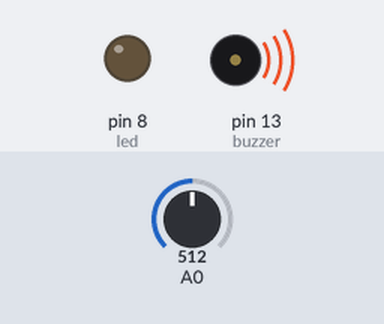
Bench run of a sketch on a simulated Arduino Uno, built with avr-gcc and run on an emulated ATmega328P. Parts: output pins drawn as LEDs (lit = HIGH), buzzer (waves = sounding). Dashed ring = blinking. Inputs (shaded band) come from the test bench; at power-on: A0 = 512.

Above: at 1.2 s.
1.3 s: A0 set to 583
At 2.0 s:
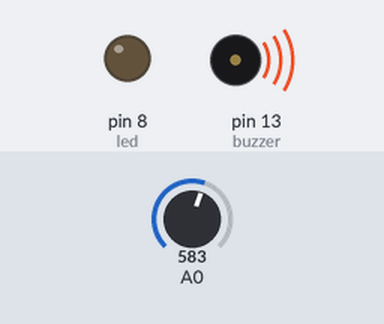
2.8 s: A0 set to 606
At 2.95 s:
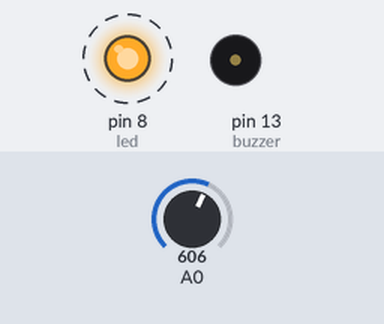
5.8 s: A0 set to 590
At 6.9 s:
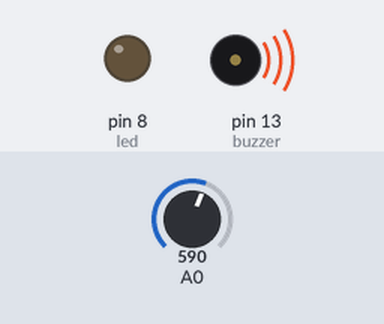
7.3 s: A0 set to 610
At 7.75 s:
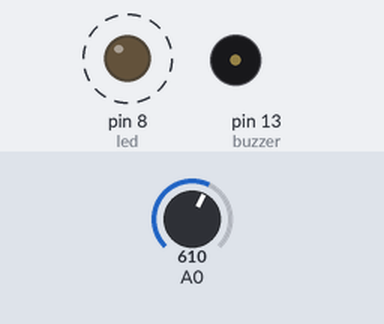
Timing chart, 0 to 11.3 s (numbered marks = the images above; inputs shaded):
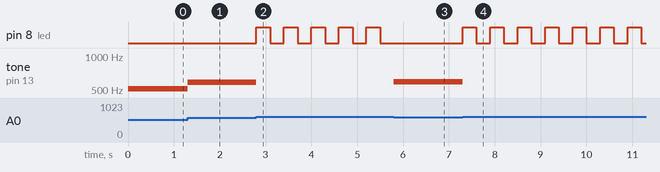

The sketch:

sketch_nov22a.ino
```cpp
int led = 8;
int buzzer = 13;

void setup()
{
  pinMode(7, INPUT);
  pinMode(8, OUTPUT);
  pinMode(13, OUTPUT);
  Serial.begin(9600);

}

void loop()
{

  int sensorValue = analogRead(A0);

    if(sensorValue < 300){
      tone(buzzer, 0, 100);
      digitalWrite(led, HIGH);

    }else if(sensorValue >= 600){
      tone(buzzer, 0, 100);
      digitalWrite(led, HIGH);
      delay(300);
      digitalWrite(led, LOW);
      delay(300);

    }else{
       tone(buzzer, sensorValue);
       digitalWrite(led, LOW);

    }

}
```

Measured:
- the behaviour switches between 599 and 600 on A0 (found by bisection; images 1 and 2)
- after the input at 1.3 s, tone on pin 13 (buzzer): 512 Hz → 583 Hz at once
- after the input at 2.8 s, pin 8 (led): alternates HIGH for 0.30 s and LOW for 0.30 s, starting at once; tone on pin 13 (buzzer): 583 Hz → silent at once
- after the input at 5.8 s, pin 8 (led): stops changing and stays LOW; tone on pin 13 (buzzer): silent → 590 Hz at once
- after the input at 7.3 s, pin 8 (led): alternates HIGH for 0.30 s and LOW for 0.30 s, starting at once; tone on pin 13 (buzzer): 590 Hz → silent at once
